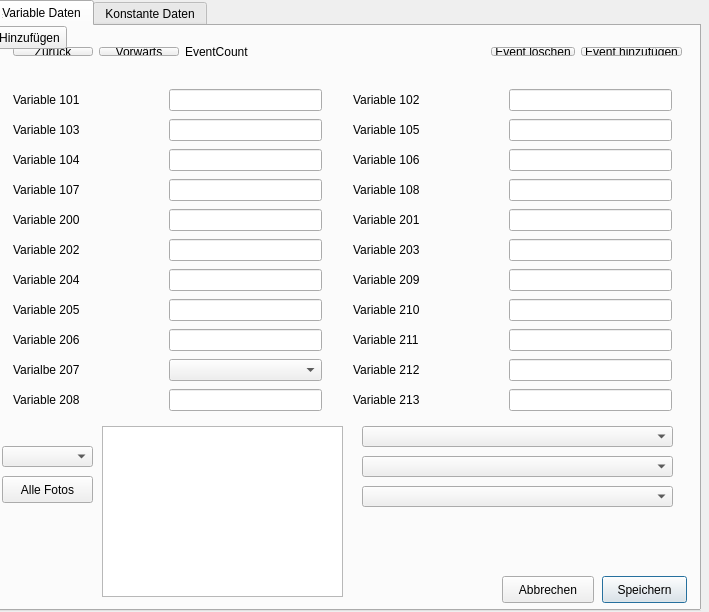
<ui version="4.0">
 <class>MainWindow</class>
 <widget class="QDialog" name="MainWindow">
  <property name="geometry">
   <rect>
    <x>0</x>
    <y>0</y>
    <width>709</width>
    <height>612</height>
   </rect>
  </property>
  <property name="windowTitle">
   <string>MainWindow</string>
  </property>
  <widget class="QWidget" name="centralWidget" native="true">
   <property name="geometry">
    <rect>
     <x>0</x>
     <y>0</y>
     <width>701</width>
     <height>611</height>
    </rect>
   </property>
   <widget class="QTabWidget" name="VariableData">
    <property name="geometry">
     <rect>
      <x>-10</x>
      <y>0</y>
      <width>711</width>
      <height>611</height>
     </rect>
    </property>
    <property name="styleSheet">
     <string notr="true" />
    </property>
    <property name="currentIndex">
     <number>0</number>
    </property>
    <widget class="QWidget" name="tab1">
     <attribute name="title">
      <string>Variable Daten</string>
     </attribute>
     <widget class="QWidget" name="formLayoutWidget_2">
      <property name="geometry">
       <rect>
        <x>350</x>
        <y>50</y>
        <width>341</width>
        <height>359</height>
       </rect>
      </property>
      <layout class="QGridLayout" name="gridLayout">
       <item column="0" row="0">
        <widget class="QLabel" name="label_Event">
         <property name="minimumSize">
          <size>
           <width>150</width>
           <height>0</height>
          </size>
         </property>
         <property name="text">
          <string>Variable 102</string>
         </property>
        </widget>
       </item>
       <item column="1" row="0">
        <widget class="QLineEdit" name="lineEdit_Event" />
       </item>
       <item column="0" row="1">
        <widget class="QLabel" name="label_Firma">
         <property name="text">
          <string>Variable 105</string>
         </property>
        </widget>
       </item>
       <item column="1" row="1">
        <widget class="QLineEdit" name="lineEdit_Firma" />
       </item>
       <item column="0" row="2">
        <widget class="QLabel" name="label_Person">
         <property name="text">
          <string>Variable 106</string>
         </property>
        </widget>
       </item>
       <item column="1" row="2">
        <widget class="QLineEdit" name="lineEdit_Person" />
       </item>
       <item column="0" row="3">
        <widget class="QLabel" name="label_108">
         <property name="text">
          <string>Variable 108</string>
         </property>
        <property name="visible"><bool>false</bool></property></widget>
       </item>
       <item column="1" row="3">
        <widget class="QLineEdit" name="lineEdit_108"><property name="visible"><bool>false</bool></property></widget>
       </item>
       <item column="0" row="4">
        <widget class="QLabel" name="label_Abschnitt">
         <property name="text">
          <string>Variable 201</string>
         </property>
        </widget>
       </item>
       <item column="1" row="4">
        <widget class="QLineEdit" name="lineEdit_Abschnitt" />
       </item>
       <item column="0" row="5">
        <widget class="QLabel" name="label_Hausnummer_groesste">
         <property name="text">
          <string>Variable 203</string>
         </property>
        </widget>
       </item>
       <item column="1" row="5">
        <widget class="QLineEdit" name="lineEdit_Hausnummer_groesste" />
       </item>
       <item column="0" row="6">
        <widget class="QLabel" name="label_Dicke_Deckschicht">
         <property name="text">
          <string>Variable 209</string>
         </property>
        </widget>
       </item>
       <item column="1" row="6">
        <widget class="QLineEdit" name="lineEdit_Dicke_Deckschicht" />
       </item>
       <item column="0" row="7">
        <widget class="QLabel" name="label_Dicke_Binderschicht">
         <property name="text">
          <string>Variable 210</string>
         </property>
        </widget>
       </item>
       <item column="1" row="7">
        <widget class="QLineEdit" name="lineEdit_Dicke_Binderschicht" />
       </item>
       <item column="0" row="8">
        <widget class="QLabel" name="label_20">
         <property name="text">
          <string>Variable 211</string>
         </property>
        </widget>
       </item>
       <item column="1" row="8">
        <widget class="QLineEdit" name="lineEdit_Dicke_Asphalt-Tragschicht" />
       </item>
       <item column="0" row="9">
        <widget class="QLabel" name="label_Dicke_Schotter-tragschicht">
         <property name="text">
          <string>Variable 212</string>
         </property>
        </widget>
       </item>
       <item column="1" row="9">
        <widget class="QLineEdit" name="lineEdit_Dicke_Schotter-tragschicht" />
       </item>
       <item column="0" row="10">
        <widget class="QLabel" name="label_Dicke_Frostschutzschicht">
         <property name="text">
          <string>Variable 213</string>
         </property>
        </widget>
       </item>
       <item column="1" row="10">
        <widget class="QLineEdit" name="lineEdit_Dicke_Frostschutzschicht" />
       </item>
      </layout>
     </widget>
     <widget class="QWidget" name="formLayoutWidget">
      <property name="geometry">
       <rect>
        <x>10</x>
        <y>50</y>
        <width>331</width>
        <height>359</height>
       </rect>
      </property>
      <layout class="QGridLayout" name="gridLayout_2">
       <item column="0" row="0">
        <widget class="QLabel" name="label_von">
         <property name="minimumSize">
          <size>
           <width>150</width>
           <height>0</height>
          </size>
         </property>
         <property name="text">
          <string>Variable 101</string>
         </property>
        </widget>
       </item>
       <item column="1" row="0">
        <widget class="QLineEdit" name="lineEdit_von" />
       </item>
       <item column="0" row="1">
        <widget class="QLabel" name="label_Datum_JJJJMMTT">
         <property name="text">
          <string>Variable 103</string>
         </property>
        </widget>
       </item>
       <item column="1" row="1">
        <widget class="QLineEdit" name="lineEdit_Datum_JJJJMMTT" />
       </item>
       <item column="0" row="2">
        <widget class="QLabel" name="label_Art_der_Arbeit">
         <property name="text">
          <string>Variable 104</string>
         </property>
        </widget>
       </item>
       <item column="1" row="2">
        <widget class="QLineEdit" name="lineEdit_Art_der_Arbeit" />
       </item>
       <item column="0" row="3">
        <widget class="QLabel" name="label_Vermerk">
         <property name="text">
          <string>Variable 107</string>
         </property>
        </widget>
       </item>
       <item column="1" row="3">
        <widget class="QLineEdit" name="lineEdit_Vermerk" />
       </item>
       <item column="0" row="4">
        <widget class="QLabel" name="label_Strasse">
         <property name="text">
          <string>Variable 200</string>
         </property>
        </widget>
       </item>
       <item column="1" row="4">
        <widget class="QLineEdit" name="lineEdit_Strasse" />
       </item>
       <item column="0" row="5">
        <widget class="QLabel" name="label_Hausnummer_kleinste">
         <property name="text">
          <string>Variable 202</string>
         </property>
        </widget>
       </item>
       <item column="1" row="5">
        <widget class="QLineEdit" name="lineEdit_Hausnummer_kleinste" />
       </item>
       <item column="0" row="6">
        <widget class="QLabel" name="label_Breite_Fahrbereich">
         <property name="text">
          <string>Variable 204</string>
         </property>
        </widget>
       </item>
       <item column="1" row="6">
        <widget class="QLineEdit" name="lineEdit_Breite_Fahrbereich" />
       </item>
       <item column="0" row="7">
        <widget class="QLabel" name="label_Breite_Weg_links">
         <property name="text">
          <string>Variable 205</string>
         </property>
        </widget>
       </item>
       <item column="1" row="7">
        <widget class="QLineEdit" name="lineEdit_Breite_Weg_links" />
       </item>
       <item column="0" row="8">
        <widget class="QLabel" name="label_Breite_Weg_rechts">
         <property name="text">
          <string>Variable 206</string>
         </property>
        </widget>
       </item>
       <item column="1" row="8">
        <widget class="QLineEdit" name="lineEdit_Breite_Weg_rechts" />
       </item>
       <item column="0" row="9">
        <widget class="QLabel" name="label_Verkehrsfuehrung">
         <property name="text">
          <string>Varialbe 207</string>
         </property>
        <item><property name="text"><string>Einspurig</string></property></item><item><property name="text"><string>Zweispurig</string></property></item><item><property name="text"><string>Dreispurig</string></property></item><item><property name="text"><string>Vierspurig</string></property></item></widget>
       </item>
       <item column="1" row="9">
        <widget class="QComboBox" name="comboBox" />
       </item>
       <item column="0" row="10">
        <widget class="QLabel" name="label_Material_Deckschicht">
         <property name="text">
          <string>Variable 208</string>
         </property>
        </widget>
       </item>
       <item column="1" row="10">
        <widget class="QLineEdit" name="lineEdit_Material_Deckschicht" />
       </item>
      </layout>
     </widget>
     <widget class="QGraphicsView" name="graphicsView">
      <property name="geometry">
       <rect>
        <x>110</x>
        <y>400</y>
        <width>241</width>
        <height>171</height>
       </rect>
      </property>
     </widget>
     <widget class="QPushButton" name="buttonSave_1">
      <property name="geometry">
       <rect>
        <x>610</x>
        <y>550</y>
        <width>85</width>
        <height>27</height>
       </rect>
      </property>
      <property name="text">
       <string>Speichern</string>
      </property>
     </widget>
     <widget class="QComboBox" name="comboBox_2">
      <property name="geometry">
       <rect>
        <x>10</x>
        <y>420</y>
        <width>91</width>
        <height>21</height>
       </rect>
      </property>
     </widget>
     <widget class="QPushButton" name="pushButton_9">
      <property name="geometry">
       <rect>
        <x>10</x>
        <y>450</y>
        <width>91</width>
        <height>27</height>
       </rect>
      </property>
      <property name="text">
       <string>Alle Fotos</string>
      </property>
     </widget>
     <widget class="QComboBox" name="comboBox_3">
      <property name="geometry">
       <rect>
        <x>370</x>
        <y>400</y>
        <width>311</width>
        <height>21</height>
       </rect>
      </property>
     </widget>
     <widget class="QComboBox" name="comboBox_4">
      <property name="geometry">
       <rect>
        <x>370</x>
        <y>430</y>
        <width>311</width>
        <height>21</height>
       </rect>
      </property>
     </widget>
     <widget class="QComboBox" name="comboBox_5">
      <property name="geometry">
       <rect>
        <x>370</x>
        <y>460</y>
        <width>311</width>
        <height>21</height>
       </rect>
      </property>
     </widget>
     <widget class="QWidget" name="layoutWidget">
      <property name="geometry">
       <rect>
        <x>10</x>
        <y>10</y>
        <width>691</width>
        <height>31</height>
       </rect>
      </property>
      <layout class="QHBoxLayout" name="horizontalLayout">
       <item>
        <widget class="QPushButton" name="buttonPreviousData">
         <property name="text">
          <string>Zur&#252;ck</string>
         </property>
        </widget>
       </item>
       <item>
        <widget class="QPushButton" name="buttonNextData">
         <property name="text">
          <string>Vorw&#228;rts</string>
         </property>
        </widget>
       </item>
       <item>
        <widget class="QLabel" name="lblEventCount">
         <property name="text">
          <string>EventCount</string>
         </property>
        </widget>
       </item>
       <item>
        <spacer name="horizontalSpacer">
         <property name="orientation">
          <enum>Qt::Horizontal</enum>
         </property>
         <property name="sizeHint" stdset="0">
          <size>
           <width>40</width>
           <height>20</height>
          </size>
         </property>
        </spacer>
       </item>
       <item>
        <widget class="QPushButton" name="buttonDeleteData">
         <property name="text">
          <string>Event l&#246;schen</string>
         </property>
        </widget>
       </item>
       <item>
        <widget class="QPushButton" name="buttonNewData">
         <property name="text">
          <string>Event hinzuf&#252;gen</string>
         </property>
        </widget>
       </item>
      </layout>
     </widget>
     <widget class="QPushButton" name="buttonCancel_1">
      <property name="geometry">
       <rect>
        <x>510</x>
        <y>550</y>
        <width>92</width>
        <height>27</height>
       </rect>
      </property>
      <property name="text">
       <string>Abbrechen</string>
      </property>
     </widget>
     <widget class="QPushButton" name="pushButton_11">
      <property name="geometry">
       <rect>
        <x>0</x>
        <y>0</y>
        <width>75</width>
        <height>23</height>
       </rect>
      </property>
      <property name="text">
       <string>Hinzuf&#252;gen</string>
      </property>
     </widget>
    </widget>
    <widget class="QWidget" name="tab_2">
     <attribute name="title">
      <string>Konstante Daten</string>
     </attribute>
     <widget class="QLabel" name="label_Leitung_Strom">
      <property name="geometry">
       <rect>
        <x>10</x>
        <y>180</y>
        <width>121</width>
        <height>16</height>
       </rect>
      </property>
      <property name="text">
       <string>Variable 309</string>
      </property>
     <item><property name="text"><string>0.4 kV</string></property></item><item><property name="text"><string>1.6kV</string></property></item><item><property name="text"><string>0.4 kV + 1.6kV</string></property></item></widget>
     <widget class="QGraphicsView" name="graphicsView_2">
      <property name="geometry">
       <rect>
        <x>110</x>
        <y>350</y>
        <width>241</width>
        <height>211</height>
       </rect>
      </property>
     </widget>
     <widget class="QWidget" name="layoutWidget">
      <property name="geometry">
       <rect>
        <x>10</x>
        <y>330</y>
        <width>128</width>
        <height>19</height>
       </rect>
      </property>
      <layout class="QHBoxLayout" name="horizontalLayout_4">
       <item>
        <widget class="QLabel" name="label_45">
         <property name="text">
          <string>Foto:</string>
         </property>
        </widget>
       </item>
       <item>
        <widget class="QLabel" name="label_314">
         <property name="text">
          <string>Variable 314</string>
         </property>
        <property name="visible"><bool>false</bool></property></widget>
       </item>
      </layout>
     </widget>
     <widget class="QComboBox" name="comboBox_216">
      <property name="geometry">
       <rect>
        <x>440</x>
        <y>380</y>
        <width>241</width>
        <height>21</height>
       </rect>
      </property>
     <property name="visible"><bool>false</bool></property></widget>
     <widget class="QComboBox" name="comboBox_217">
      <property name="geometry">
       <rect>
        <x>440</x>
        <y>450</y>
        <width>241</width>
        <height>21</height>
       </rect>
      </property>
     <property name="visible"><bool>false</bool></property></widget>
     <widget class="QComboBox" name="comboBox_215">
      <property name="geometry">
       <rect>
        <x>440</x>
        <y>310</y>
        <width>241</width>
        <height>21</height>
       </rect>
      </property>
     <property name="visible"><bool>false</bool></property></widget>
     <widget class="QComboBox" name="comboBox_Leitung_Strom">
      <property name="geometry">
       <rect>
        <x>140</x>
        <y>180</y>
        <width>91</width>
        <height>21</height>
       </rect>
      </property>
     <item><property name="text"><string>0.4 kV</string></property></item><item><property name="text"><string>1.6kV</string></property></item><item><property name="text"><string>0.4 kV + 1.6kV</string></property></item></widget>
     <widget class="QPushButton" name="pushButton_19">
      <property name="geometry">
       <rect>
        <x>0</x>
        <y>0</y>
        <width>75</width>
        <height>23</height>
       </rect>
      </property>
      <property name="text">
       <string>Alle Fotos</string>
      </property>
     </widget>
     <widget class="QComboBox" name="comboBox_19">
      <property name="geometry">
       <rect>
        <x>10</x>
        <y>350</y>
        <width>91</width>
        <height>21</height>
       </rect>
      </property>
     </widget>
     <widget class="QWidget" name="layoutWidget">
      <property name="geometry">
       <rect>
        <x>10</x>
        <y>20</y>
        <width>511</width>
        <height>133</height>
       </rect>
      </property>
      <layout class="QGridLayout" name="gridLayout_3">
       <item column="0" row="0">
        <layout class="QGridLayout" name="gridLayout_4">
         <item column="0" row="1">
          <widget class="QCheckBox" name="checkBox_Schmutzwasser">
           <property name="text">
            <string />
           </property>
          </widget>
         </item>
         <item column="0" row="0">
          <widget class="QCheckBox" name="checkBox_Abwasserkanal">
           <property name="text">
            <string />
           </property>
          </widget>
         </item>
         <item column="0" row="2">
          <widget class="QCheckBox" name="checkBox_Mischwasser">
           <property name="text">
            <string />
           </property>
          </widget>
         </item>
         <item column="0" row="3">
          <widget class="QCheckBox" name="checkBox_Regenwasser">
           <property name="text">
            <string />
           </property>
          </widget>
         </item>
         <item column="0" row="4">
          <widget class="QCheckBox" name="checkBox_Frischwasser">
           <property name="text">
            <string />
           </property>
          </widget>
         </item>
        </layout>
       </item>
       <item column="1" row="0">
        <layout class="QGridLayout" name="gridLayout_5">
         <item column="0" row="3">
          <widget class="QCheckBox" name="checkBox_Leitung_Telefon">
           <property name="text">
            <string />
           </property>
          </widget>
         </item>
         <item column="0" row="2">
          <widget class="QCheckBox" name="checkBox_Leitung_Fernseh">
           <property name="text">
            <string />
           </property>
          </widget>
         </item>
         <item column="0" row="1">
          <widget class="QCheckBox" name="checkBox_Leitung_Fernwaerme">
           <property name="text">
            <string />
           </property>
          </widget>
         </item>
         <item column="0" row="0">
          <widget class="QCheckBox" name="checkBox_Leitung_Erdgas">
           <property name="text">
            <string />
           </property>
          </widget>
         </item>
         <item column="0" row="4">
          <widget class="QCheckBox" name="checkBox_Leitung_Glasfaser">
           <property name="text">
            <string />
           </property>
          </widget>
         </item>
        </layout>
       </item>
      </layout>
     </widget>
     <widget class="QPushButton" name="pushButton_12">
      <property name="geometry">
       <rect>
        <x>0</x>
        <y>0</y>
        <width>75</width>
        <height>23</height>
       </rect>
      </property>
      <property name="text">
       <string>Hinzuf&#252;gen</string>
      </property>
     </widget>
     <widget class="QPushButton" name="buttonCancel_2">
      <property name="geometry">
       <rect>
        <x>0</x>
        <y>0</y>
        <width>75</width>
        <height>23</height>
       </rect>
      </property>
      <property name="text">
       <string>Abbrechen</string>
      </property>
     </widget>
     <widget class="QPushButton" name="buttonSave_2">
      <property name="geometry">
       <rect>
        <x>610</x>
        <y>550</y>
        <width>85</width>
        <height>27</height>
       </rect>
      </property>
      <property name="text">
       <string>Speichern</string>
      </property>
     </widget>
    </widget>
   </widget>
  </widget>
  <widget class="QToolBar" name="mainToolBar">
   <property name="geometry">
    <rect>
     <x>0</x>
     <y>0</y>
     <width>2</width>
     <height>13</height>
    </rect>
   </property>
  </widget>
  <widget class="QStatusBar" name="statusBar">
   <property name="geometry">
    <rect>
     <x>0</x>
     <y>0</y>
     <width>3</width>
     <height>20</height>
    </rect>
   </property>
  </widget>
 </widget>
 <layoutdefault margin="11" spacing="6" />
 <resources />
 <connections />
</ui>
